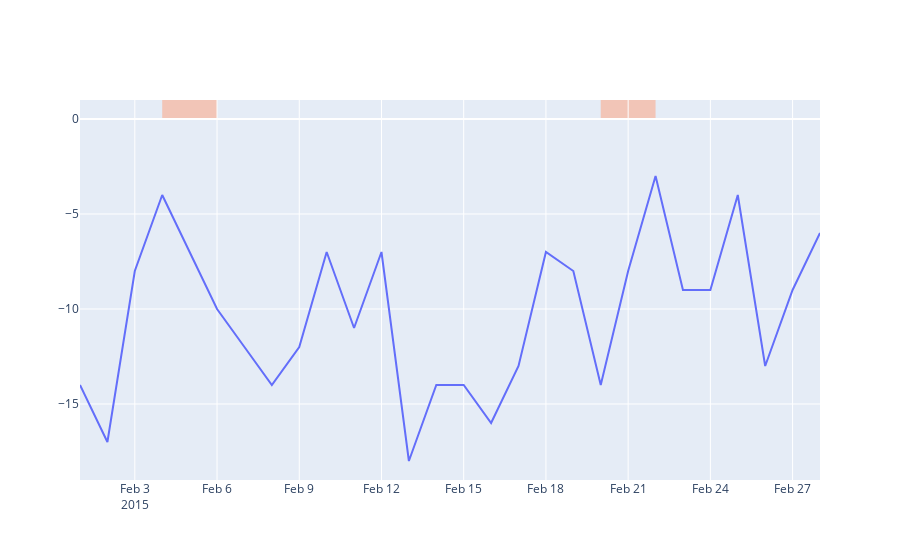

Write notebook code for a chart like this one.
### Code cell
import plotly.graph_objects as go

fig = go.Figure()

# Add scatter trace for line
fig.add_trace(go.Scatter(
    x=["2015-02-01", "2015-02-02", "2015-02-03", "2015-02-04", "2015-02-05",
       "2015-02-06", "2015-02-07", "2015-02-08", "2015-02-09", "2015-02-10",
       "2015-02-11", "2015-02-12", "2015-02-13", "2015-02-14", "2015-02-15",
       "2015-02-16", "2015-02-17", "2015-02-18", "2015-02-19", "2015-02-20",
       "2015-02-21", "2015-02-22", "2015-02-23", "2015-02-24", "2015-02-25",
       "2015-02-26", "2015-02-27", "2015-02-28"],
    y=[-14, -17, -8, -4, -7, -10, -12, -14, -12, -7, -11, -7, -18, -14, -14,
       -16, -13, -7, -8, -14, -8, -3, -9, -9, -4, -13, -9, -6],
    mode="lines",
    name="temperature"
))

# Add shape regions
fig.add_vrect(
    x0="2015-02-04", x1="2015-02-06",
    fillcolor="LightSalmon", opacity=0.5,
    layer="below", line_width=0,
),

fig.add_vrect(
    x0="2015-02-20", x1="2015-02-22",
    fillcolor="LightSalmon", opacity=0.5,
    layer="below", line_width=0,
)

fig.show()

### Figure 1 — Plotly figure (JSON) as saved in the notebook; plotly's stock layout.template omitted (floating-point values rounded to 4 significant figures)
{"data": [{"mode": "lines", "name": "temperature", "type": "scatter", "x": ["2015-02-01", "2015-02-02", "2015-02-03", "2015-02-04", "2015-02-05", "2015-02-06", "2015-02-07", "2015-02-08", "2015-02-09", "2015-02-10", "2015-02-11", "2015-02-12", "2015-02-13", "2015-02-14", "2015-02-15", "2015-02-16", "2015-02-17", "2015-02-18", "2015-02-19", "2015-02-20", "2015-02-21", "2015-02-22", "2015-02-23", "2015-02-24", "2015-02-25", "2015-02-26", "2015-02-27", "2015-02-28"], "y": [-14, -17, -8, -4, -7, -10, -12, -14, -12, -7, -11, -7, -18, -14, -14, -16, -13, -7, -8, -14, -8, -3, -9, -9, -4, -13, -9, -6]}], "layout": {"autosize": true, "shapes": [{"fillcolor": "LightSalmon", "layer": "below", "line": {"width": 0}, "opacity": 0.5, "type": "rect", "x0": "2015-02-04", "x1": "2015-02-06", "xref": "x", "y0": 0, "y1": 1}, {"fillcolor": "LightSalmon", "layer": "below", "line": {"width": 0}, "opacity": 0.5, "type": "rect", "x0": "2015-02-20", "x1": "2015-02-22", "xref": "x", "y0": 0, "y1": 1}], "xaxis": {"autorange": true, "range": ["2015-02-01", "2015-02-28"], "type": "date"}, "yaxis": {"autorange": true, "range": [-19, 1], "type": "linear"}}}
